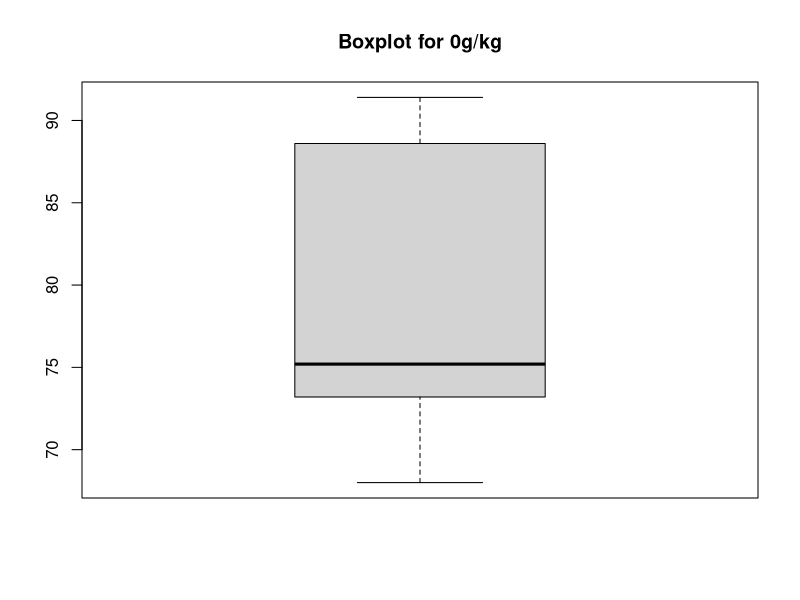
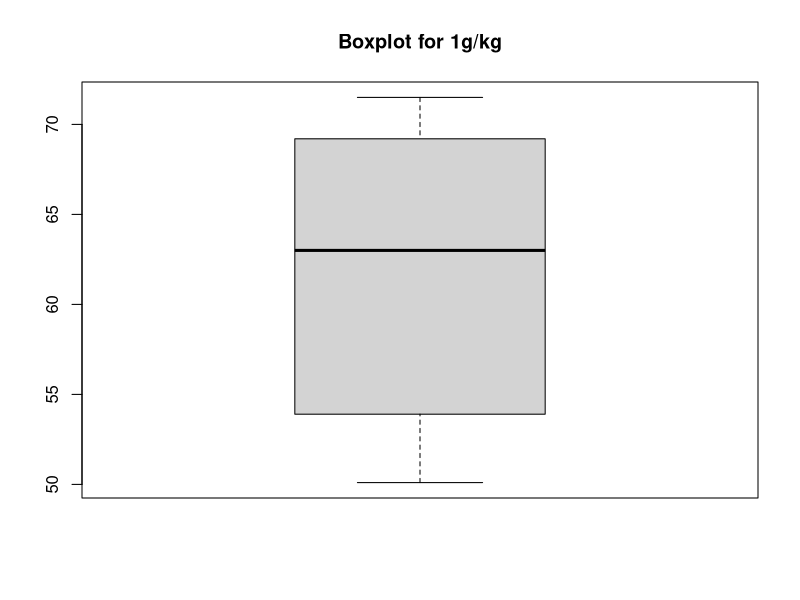
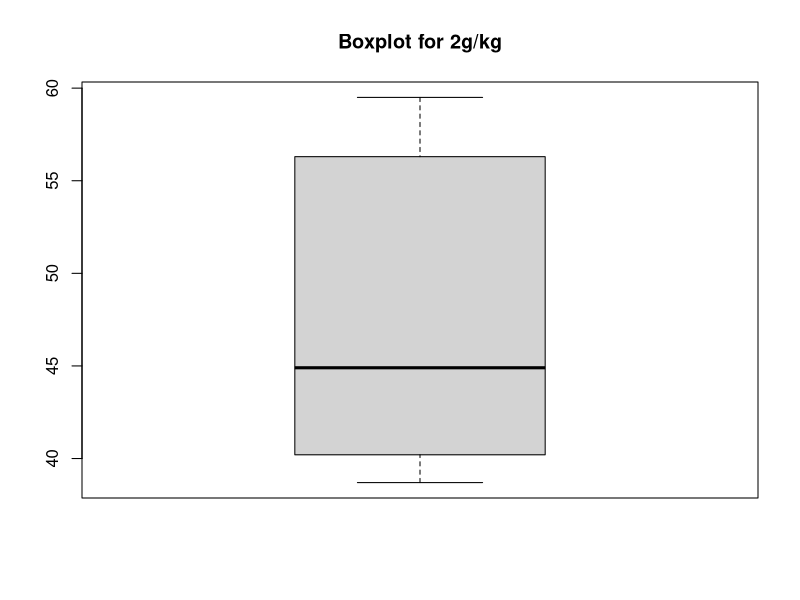
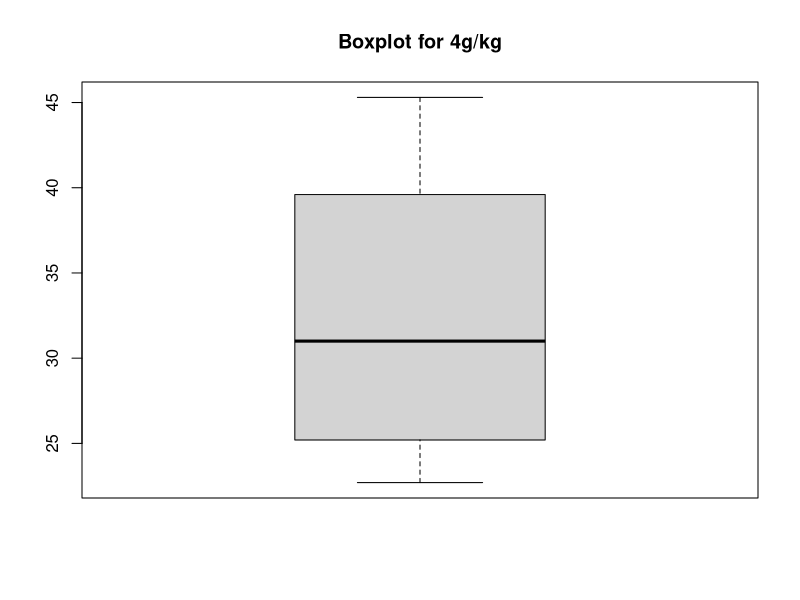

Generate these figures, in order, with R:
dat1 <- read.table(text="
0 g/kg 88.6 73.2 91.4 68.0 75.2
1 g/kg 63.0 53.9 69.2 50.1 71.5
2 g/kg 44.9 59.5 40.2 56.3 38.7
4 g/kg 31.0 39.6 45.3 25.2 22.7
                   ", header=FALSE)
dat2 <-dat1[, 3:7]
dat3 <- t(dat2)
rem <- as.data.frame(dat3)
colnames(rem)<- c("0","1","2","4")
library(reshape2)
rem.long <- melt(rem, variable.name = "dose", value.name = "minutes")

boxplot(rem$'0', main="Boxplot for 0g/kg")
boxplot(rem$`1`, main="Boxplot for 1g/kg")
boxplot(rem$`2`, main="Boxplot for 2g/kg")
boxplot(rem$`4`, main="Boxplot for 4g/kg")

mean_0 <- mean(rem$`0`)
mean_1 <- mean(rem$'1')
mean_2 <- mean(rem$'2')
mean_4 <- mean(rem$'4')

med_0 <- median(rem$`0`)
med_1 <- median(rem$`1`)
med_2 <- median(rem$`2`)
med_4 <- median(rem$`4`)

sd_0 <- sd(rem$`0`)
sd_1 <- sd(rem$`1`)
sd_2 <- sd(rem$`2`)
sd_4 <- sd(rem$`4`)

mean_data <- c(mean_0,mean_1,mean_2, mean_4)

sd(mean_data)

aov(minutes~dose,data = rem.long)

summary(aov(minutes~dose,data = rem.long))
F_value <- 21.09
F_Crit <- qf(0.95,3,16)

t_crit <- abs(qt(.025,16))
s_pooled <- 9.641706
lsd <- t_crit*s_pooled*sqrt(2/5)

pairwise.t.test(rem.long$minutes, rem.long$dose, pool.sd= TRUE, p.adjust.method= "none")
pairwise.t.test(rem.long$minutes, rem.long$dose, pool.sd= TRUE, p.adjust.method= "bonf")

TukeyHSD(aov(minutes~dose,data = rem.long))
